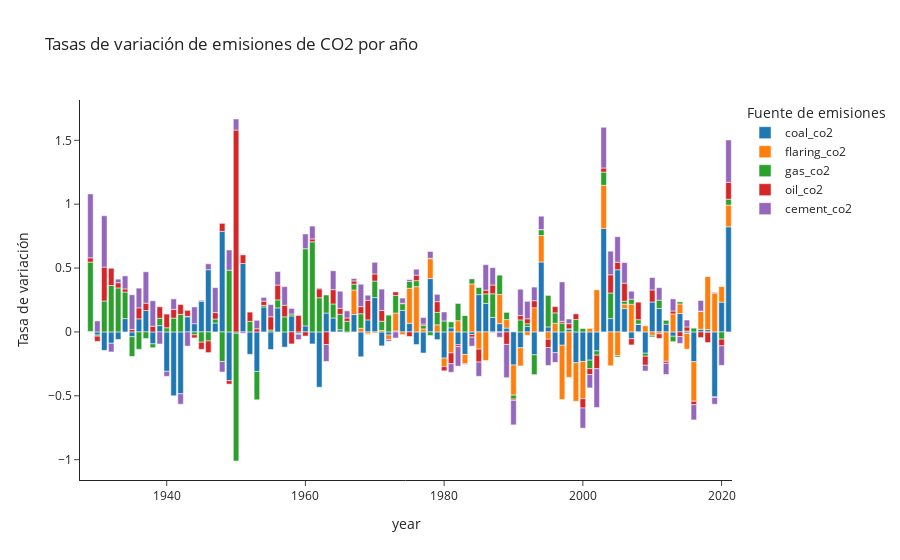

Notebook cell for this chart:
### Markdown cell above
A lo largo del período analizado, observamos un notable crecimiento en las emisiones totales de CO2. Sin embargo, a partir del año 2000, podemos apreciar que las emisiones de la mayoría de los combustibles se han mantenido estables, como se muestra en el siguiente gráfico de tasas de variación. Es importante tener en cuenta que en este gráfico, las emisiones de cada combustible se presentan de manera apilada, y en orden de incidencia predominan las emisiones de oil, gas, cemento, carbón y otros.

A partir del año 2010, la relativa estabilidad de las emisiones puede estar relacionada con un estancamiento en el crecimiento del Producto Interno Bruto (PIB). Sin embargo, en el año 2021 se observa una marcada expansión de las emisiones, lo cual podría vincularse con la recuperación económica posterior a la caída de la actividad durante el año 2020.

### Code cell
# Seleccionar las columnas necesarias
df_pct = grafico3[['year', 'coal_co2', 'flaring_co2', 'gas_co2', 'oil_co2', 'cement_co2']].dropna(subset=['cement_co2'])

# Calcular las tasas de variación de cada columna en relación al año anterior
df_pct = df_pct.set_index('year').pct_change().reset_index()

# Graficar las tasas de variación
fig = px.bar(df_pct, x='year', y=['coal_co2', 'flaring_co2', 'gas_co2', 'oil_co2', 'cement_co2'],
             title='Tasas de variación de emisiones de CO2 por año',
             labels={'value': 'Tasa de variación', 'variable': 'Fuente de emisiones'},
             template='simple_white')

# Mostrar el gráfico
fig.show()
